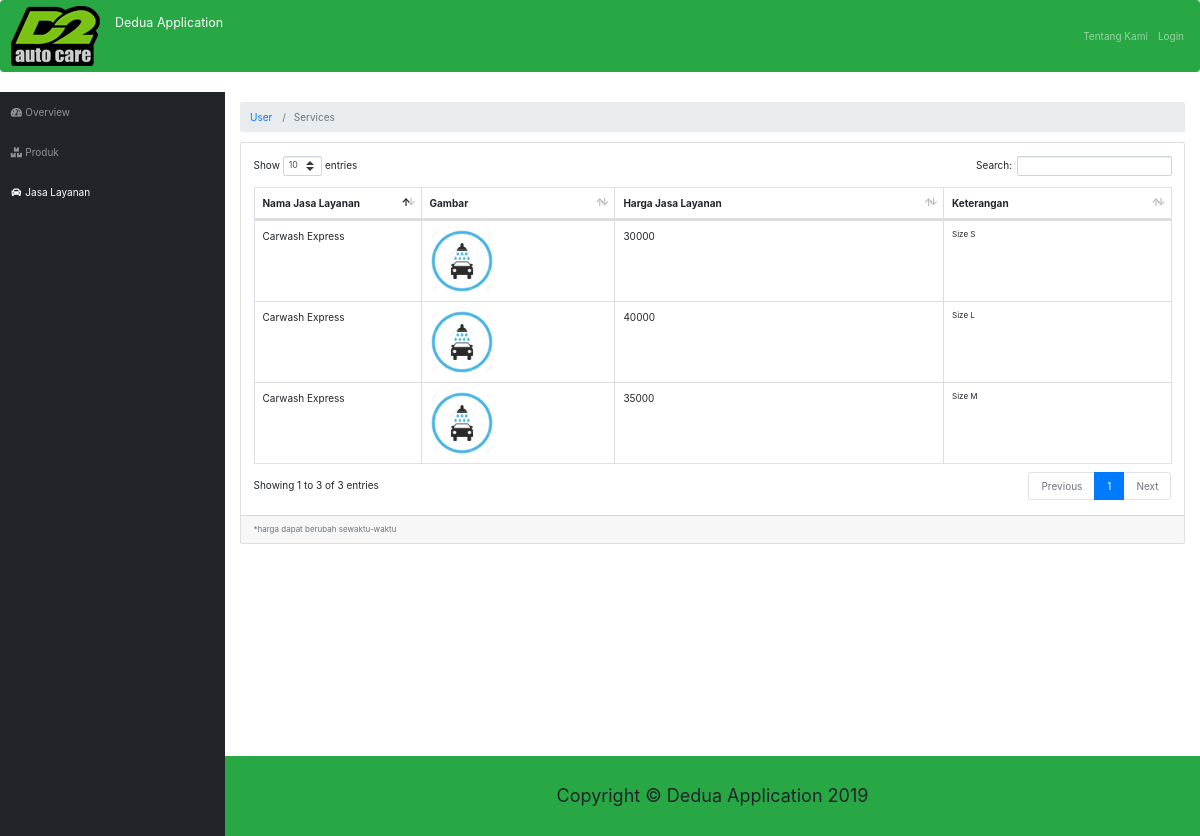
The page /index.php/user/services on the database its author committed.
### tables this page shows
CREATE TABLE `jasa` (
  `id_jasa` varchar(64) NOT NULL,
  `nama_jasa` varchar(255) NOT NULL,
  `image` varchar(255) NOT NULL DEFAULT 'default.jpg',
  `harga_jasa` int(11) NOT NULL,
  `keterangan` text NOT NULL
);

### application/controllers/user/Services.php (called while the page is built, shortened)
<?php
class Services extends CI_Controller
{
    public function __construct()
    {
        $this->load->model("service_model_user");
    }
    public function index()
    {
        $data["services"] = $this->service_model_user->getAll();
        $this->load->view("user/service/list", $data);
    }
}

### index.php (called while the page is built, shortened)
<?php
require_once BASEPATH.'core/CodeIgniter.php';

### application/models/Service_model_user.php (called while the page is built, shortened)
<?php defined('BASEPATH') OR exit('No direct script access allowed');
class Service_model_user extends CI_Model
{
    private $_table = "jasa";
    public function getAll()
    {
        return $this->db->get($this->_table)->result();
    }
}

### application/views/user/service/list.php (the view, shortened to what this page needs)
<!DOCTYPE html>
<html lang="en">
<head>
</head>
<body id="page-top">
	<div id="wrapper">
		<div id="content-wrapper">
			<div class="container-fluid">
				<div class="card mb-3">
					<div class="card-body">
						<div class="table-responsive">
							<table class="table table-bordered" id="dataTable" width="100%" cellspacing="0">
								<thead>
									<tr>
										<th>Nama Jasa Layanan</th>
										<th>Gambar</th>
										<th>Harga Jasa Layanan</th>
										<th>Keterangan</th>
									</tr>
								</thead>
								<tbody>
									<?php foreach ($services as $service): ?>
									<tr>
										<td width="150">
											<?php echo $service->nama_jasa ?>
										</td>
										<td>
											<img src="<?php echo base_url('upload/service/'.$service->image) ?>" width="64" />
										</td>
										<td>
											<?php echo $service->harga_jasa ?>
										</td>
										<td class="small">
											<?php echo substr($service->keterangan, 0, 120) ?>
										</td>
									</tr>
									<?php endforeach; ?>
								</tbody>
							</table>
						</div>
					</div>
					<div class="card-footer small text-muted">*harga dapat berubah sewaktu-waktu</div>
				</div>
			</div>
		</div>
	</div>
</body>
</html>

### rows shown on the page
jasa: nama_jasa "Carwash Express", image (picture), harga_jasa "30000", keterangan "Size S"
jasa: nama_jasa "Carwash Express", image (picture), harga_jasa "40000", keterangan "Size L"
jasa: nama_jasa "Carwash Express", image (picture), harga_jasa "35000", keterangan "Size M"

### other values the page prints
SITE_NAME "Dedua Application"
$segment "User"
$segment "Services"
Date('Y') "2019"
